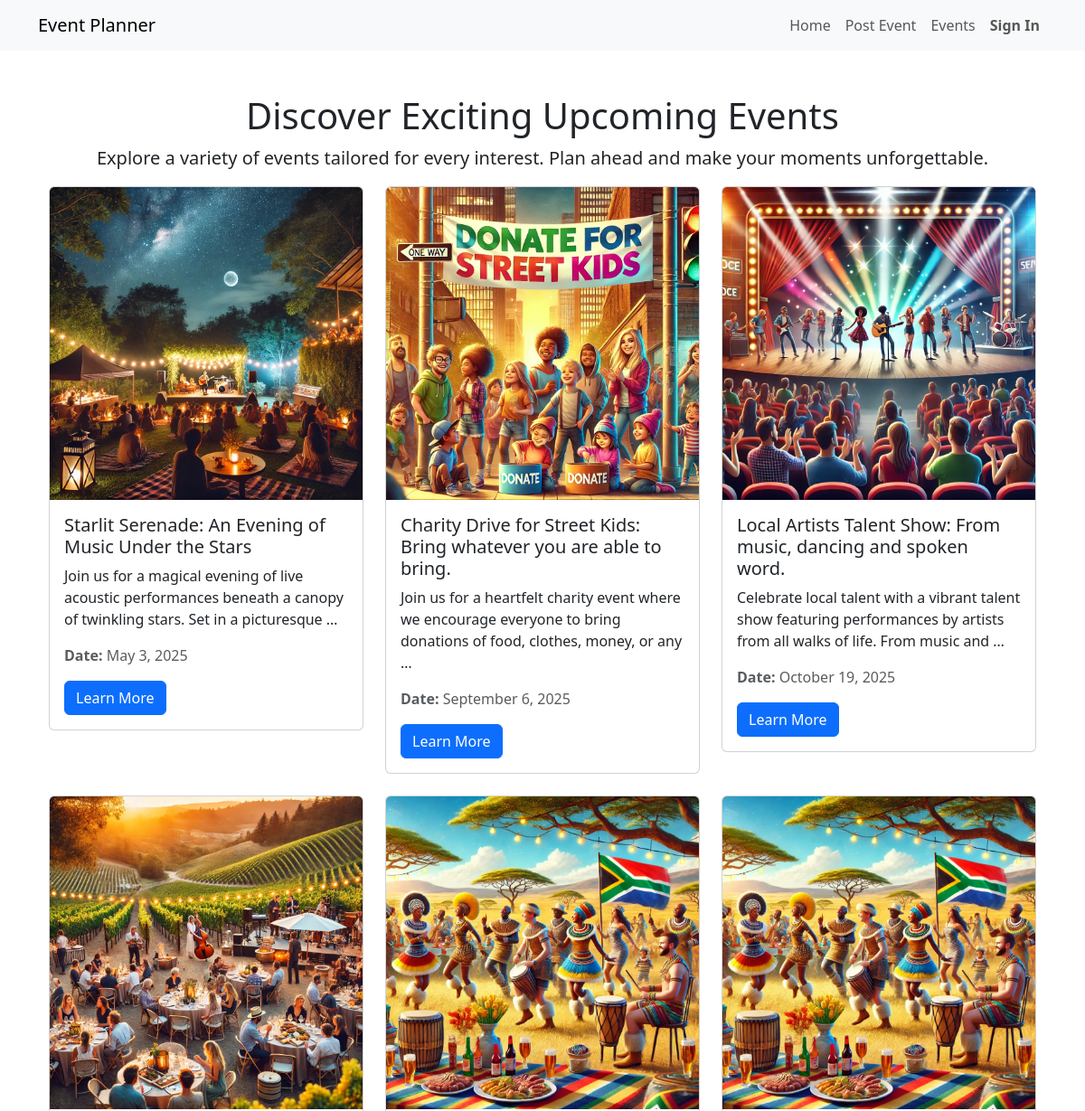
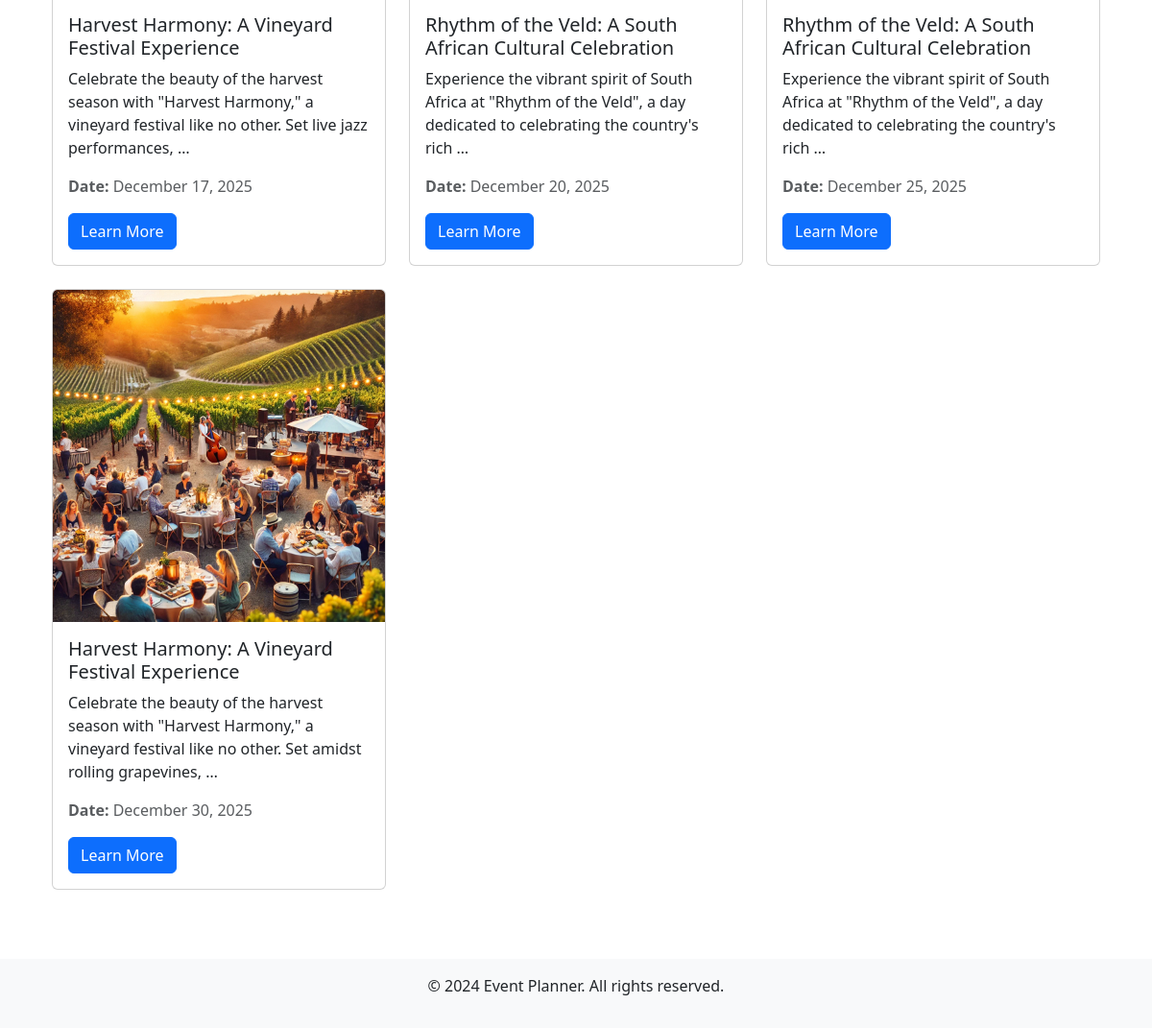
Screenshot of /events/ with the database file from the repository (2 pictures, top to bottom).
### events/models.py (models this page shows, shortened)
class Event(models.Model):
    title = models.CharField(max_length=200)
    description = models.TextField()
    date = models.DateField()
    time = models.TimeField()
    location = models.CharField(max_length=255)
    image = models.ImageField(upload_to='uploads/events/')
    highlights = models.TextField(blank=True, help_text="Comma-separated highlights of the event.")
    ticket_price = models.DecimalField(max_digits=6, decimal_places=2, null=True, blank=True)  # Ticket price (optional)
    organizer = models.ForeignKey(
        settings.AUTH_USER_MODEL,
        on_delete=models.CASCADE,
        null=True,  # Allow null for existing rows
        blank=True  # Allow blank values in forms
    )

### events/views.py (the view)
# urls.py: path('events/', views.event_list, name='event_list'),  # Event list page
def event_list(request):
    events = Event.objects.all().order_by('date')
    return render(request, 'events/event_list.html', {'events': events})

### events/templates/events/event_list.html (shortened to what this page needs)
{% extends "events/base.html" %}
{% block content %}
<div class="container my-5">
    <h1 class="text-center">Discover Exciting Upcoming Events</h1>
    <p class="lead text-center">Explore a variety of events tailored for every interest. Plan ahead and make your moments unforgettable.</p>
    <div class="row">
        {% for event in events %}
        <div class="col-sm-6 col-md-4 col-lg-4 mb-4">
            <div class="card">
                <img src="{{ event.image.url }}" class="card-img-top" alt="{{ event.title }}">
                <div class="card-body">
                    <h5 class="card-title">{{ event.title }}</h5>
                    <p class="card-text">{{ event.description|truncatewords:20 }}</p>
                    <p class="text-muted"><strong>Date:</strong> {{ event.date|date:"F j, Y" }}</p>
                    <a href="{% url 'events:event_detail' event.pk %}" class="btn btn-primary">Learn More</a>
                </div>
            </div>
        </div>
        {% empty %}
        <div class="col-12">
            <p class="text-center">No events found.</p>
        </div>
        {% endfor %}
    </div>
</div>
{% endblock %}

### rows the page displays
Event: image (picture), title "Starlit Serenade: An Evening of Music Under the Stars", description "Join us for a magical evening of live acoustic performances beneath a canopy of twinkling stars. Set in a picturesque …", date "May 3, 2025"
Event: image (picture), title "Charity Drive for Street Kids: Bring whatever you are able to bring.", description "Join us for a heartfelt charity event where we encourage everyone to bring donations of food, clothes, money, or any …", date "September 6, 2025"
Event: image (picture), title "Local Artists Talent Show: From music, dancing and spoken word.", description "Celebrate local talent with a vibrant talent show featuring performances by artists from all walks of life. From music and …", date "October 19, 2025"
Event: image (picture), title "Harvest Harmony: A Vineyard Festival Experience", description "Celebrate the beauty of the harvest season with \"Harvest Harmony,\" a vineyard festival like no other. Set live jazz performances, …", date "December 17, 2025"
Event: image (picture), title "Rhythm of the Veld: A South African Cultural Celebration", description "Experience the vibrant spirit of South Africa at \"Rhythm of the Veld\", a day dedicated to celebrating the country's rich …", date "December 20, 2025"
Event: image (picture), title "Rhythm of the Veld: A South African Cultural Celebration", description "Experience the vibrant spirit of South Africa at \"Rhythm of the Veld\", a day dedicated to celebrating the country's rich …", date "December 25, 2025"
Event: image (picture), title "Harvest Harmony: A Vineyard Festival Experience", description "Celebrate the beauty of the harvest season with \"Harvest Harmony,\" a vineyard festival like no other. Set amidst rolling grapevines, …", date "December 30, 2025"
